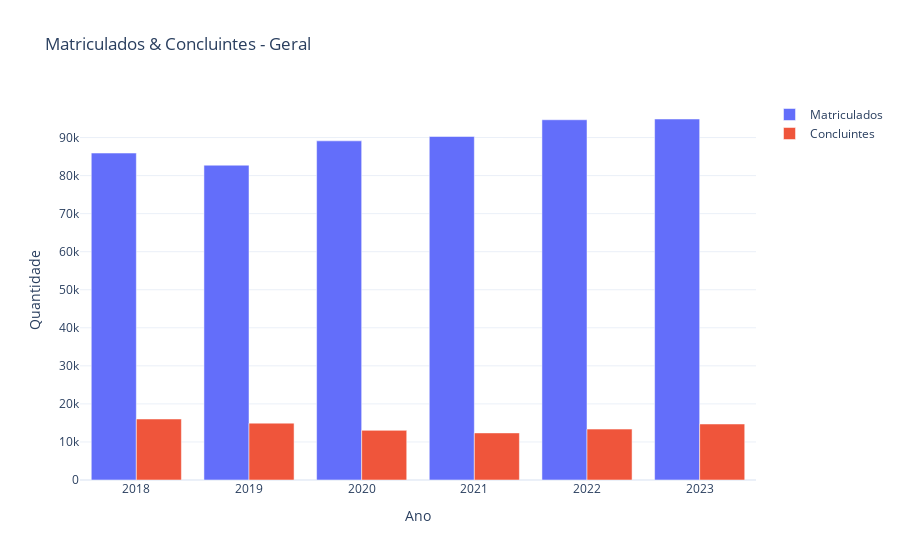

The notebook cell saved with this chart:
### Code cell
import plotly.graph_objects as go
import pandas as pd

# Agrupando os dados por ano
dados_agrupados = dados_censo_padronizado.groupby('NU_ANO_CENSO').sum()

# 🔹 Gráfico Geral
fig_geral = go.Figure()
fig_geral.add_trace(go.Bar(x=dados_agrupados.index, y=dados_agrupados["QT_MAT"], name="Matriculados"))
fig_geral.add_trace(go.Bar(x=dados_agrupados.index, y=dados_agrupados["QT_CONC"], name="Concluintes"))
fig_geral.update_layout(
    title="Matriculados & Concluintes - Geral",
    xaxis_title="Ano",
    yaxis_title="Quantidade",
    barmode="group",
    template="plotly_white"
)

### Figure 1 — Plotly figure (JSON) as saved in the notebook; plotly's stock layout.template omitted (floating-point values rounded to 4 significant figures)
{"data": [{"name": "Matriculados", "type": "bar", "x": ["2018", "2019", "2020", "2021", "2022", "2023"], "y": [85920.0, 82730.0, 89130.0, 90280.0, 94670.0, 94870.0]}, {"name": "Concluintes", "type": "bar", "x": ["2018", "2019", "2020", "2021", "2022", "2023"], "y": [16030.0, 14940.0, 13050.0, 12370.0, 13380.0, 14720.0]}], "layout": {"barmode": "group", "title": {"text": "Matriculados & Concluintes - Geral"}, "xaxis": {"title": {"text": "Ano"}}, "yaxis": {"title": {"text": "Quantidade"}}}}
